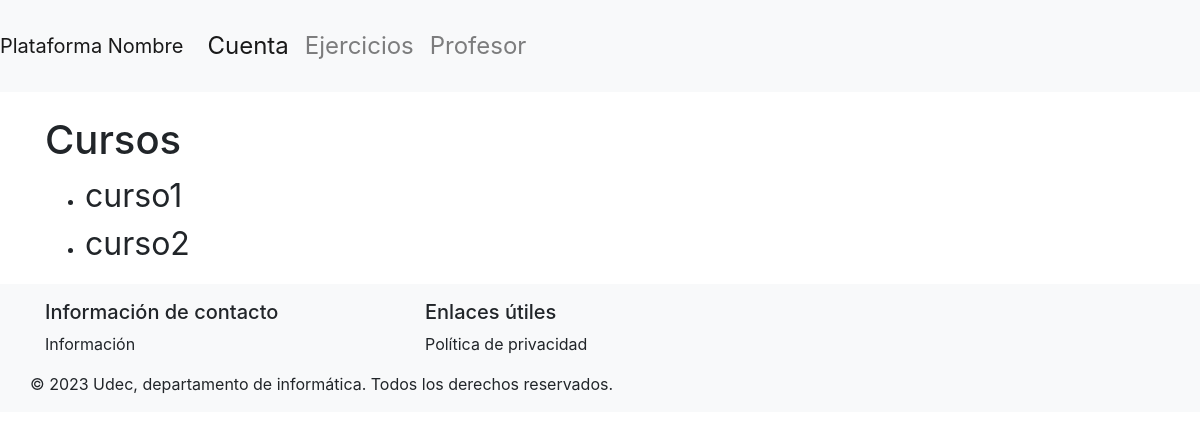
Before: /dashDocente/1/verCursos (signed in) with the older database file.
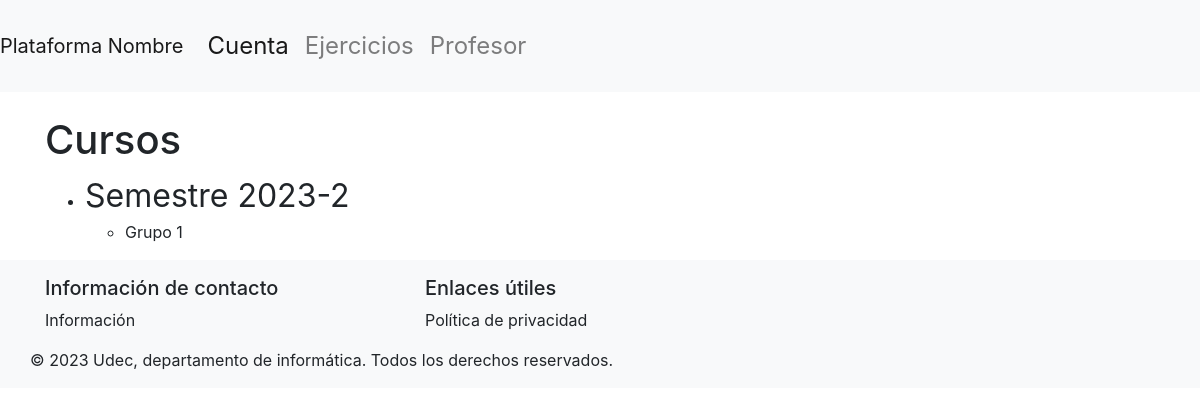
After: the same page with the newer database file.
### basedatos/modelos.py (models this page shows, shortened)
class Curso(db.Model):
    id = db.Column(db.Integer, primary_key=True)
    nombre = db.Column(db.String(100), nullable=False, unique=True)
    activa = db.Column(db.Boolean(), nullable=False, default=True)
    estudiantes = db.relationship('Estudiante', secondary=inscripciones, back_populates='cursos')
    grupos = db.relationship('Grupo', order_by=Grupo.id, back_populates='curso')

class Grupo(db.Model):
    id = db.Column(db.Integer, primary_key=True)
    nombre = db.Column(db.String(50), nullable=False, unique=True)
    curso = db.relationship('Curso', back_populates='grupos')
    estudiantes = db.relationship('Estudiante', secondary=estudiantes_grupos, back_populates='grupos')
    id_curso = db.Column(db.Integer, db.ForeignKey('curso.id'))

### main.py (the view)
@app.route('/dashDocente/<int:supervisor_id>/verCursos', methods=['GET','POST'])
@login_required
def verCursos(supervisor_id):
    if not verify_supervisor(supervisor_id):
        flash('No tienes permiso para acceder a este dashboard. Debes ser un Supervisor.', 'danger')
        return redirect(url_for('login'))
    cursos = Curso.query.all()
    grupos=Grupo.query.all()
    if not cursos:
        flash('No existen cursos, por favor crear un curso', 'danger')
        return redirect(url_for('dashDocente',supervisor_id=supervisor_id))
    return render_template('verCursos.html', supervisor_id=supervisor_id, cursos=cursos, grupos=grupos)

### basedatos/modelos.py (called while the page is built)
    @property
    def is_authenticated(self):
        return True

### main.py (called while the page is built)
@login_manager.user_loader
def load_user(user_id):
    if user_id.startswith("e"):
        user = db.session.get(Estudiante, int(user_id[1:]))
    elif user_id.startswith("s"):
        user = db.session.get(Supervisor, int(user_id[1:]))
    else:
        return None
    return user

def verify_supervisor(supervisor_id):
    if not isinstance(current_user, Supervisor):
        flash('No tienes permiso para acceder a este dashboard. Debes ser un Supervisor.', 'danger')
        return False
    if current_user.id != supervisor_id:
        flash('No tienes permiso para acceder a este dashboard.', 'danger')
        return False
    return True

### templates/verCursos.html (shortened to what this page needs)
{% extends 'layout.html' %}
{% block content %}
<h1>Cursos</h1>
<div class="row">
    <div class="col-md-12">
        <ul>
            {% for curso in cursos %}
                <li>
                    <a href="{{ url_for('detallesCurso', supervisor_id=supervisor_id, curso_id=curso.id) }}" style="font-size: 2em;">{{ curso.nombre }}</a>
                    <ul>
                        {% for grupo in curso.grupos %}
                            <li>{{ grupo.nombre }}</li>
                        {% endfor %}
                    </ul>
                </li>
            {% endfor %}
        </ul>
    </div>
</div>
{% endblock %}

Changed rows visible on the page:
removed Curso: nombre "curso2"
changed Curso: nombre "curso1" → "Semestre 2023-2"
added Grupo: nombre "Grupo 1"
